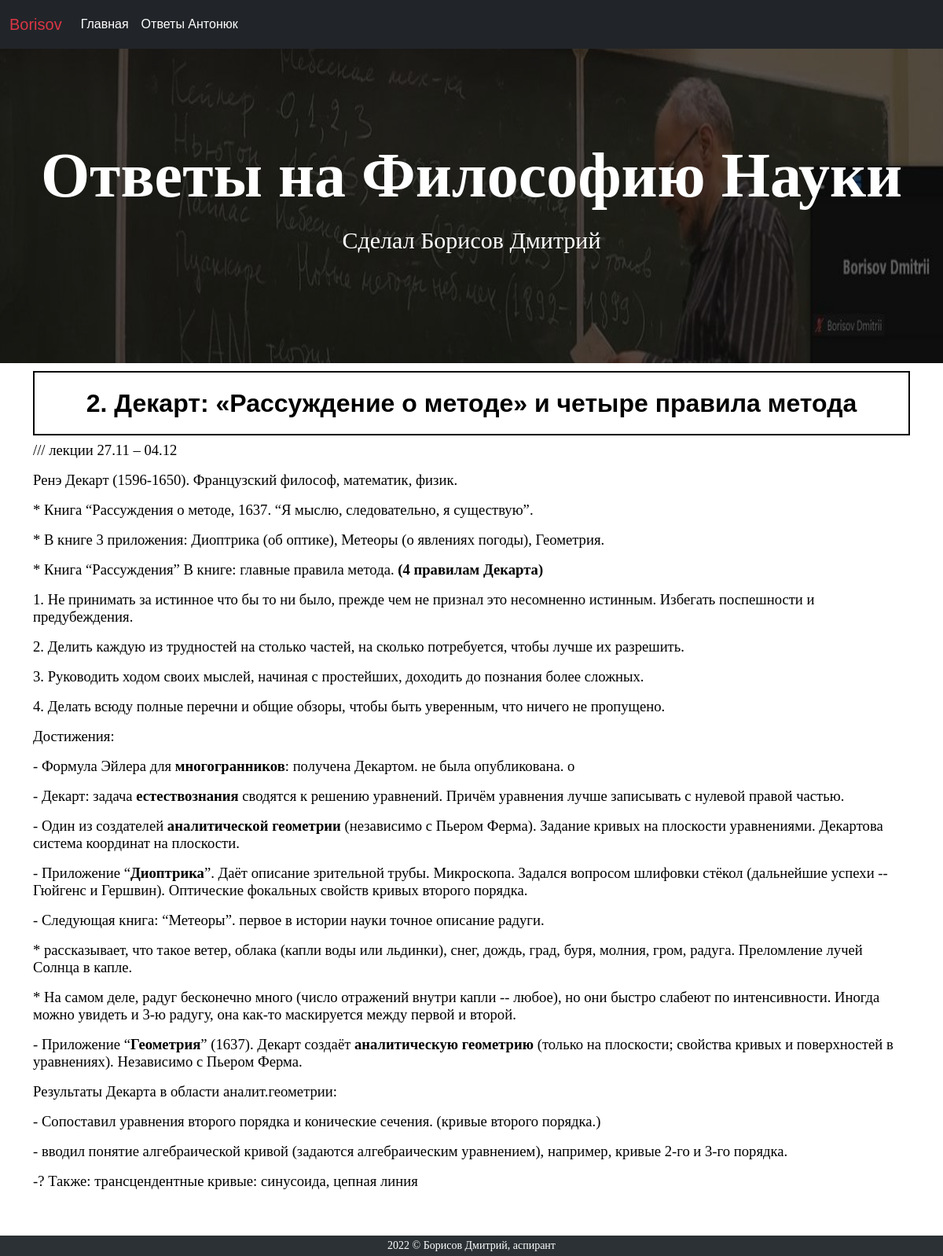
The app's page /answer/2/ with its own data.
### badphilosopher/models.py (models this page shows, shortened)
class Lections(models.Model):
    number = models.IntegerField(unique=True)
    name_question = models.TextField(blank=True, null=True)
    answer = RichTextUploadingField(blank=True, null=True)
    visible = models.BooleanField(blank=True, null=True)

### badphilosopher/views.py (the view)
# urls.py: path('answer/<slug>/', DetailedAnswerlView.as_view(), name='detailed_answer'), # СТРАНИЦА ПОСТА
class DetailedAnswerlView(View):
    def get(self, request, slug, *args, **kwargs):
        answer = get_object_or_404(Lections, number=slug)
        return render(request, 'badphilosopher/detailed_answer.html', context={'answer': answer})

### badphilosopher/templates/badphilosopher/detailed_answer.html
{% extends './base.html' %}
{% load static %}
{% block head_block %}
    <link rel="stylesheet" type="text/css" href="{% static 'css/detailed_answer.css' %}">
{% endblock %}
{% block answers %}
<section class="detailed_answer">
    <div class="container">
        <h2 class="detailed_answer__header" style="border: 2px solid black;">
            {{answer.number}}.
            {{answer.name_question}}
        </h2>
        <div class="detailed_answer__text">
            {{answer.answer|safe}}
        </div>
    </div>
</section>
{% endblock %}

### badphilosopher/static/css/answer_list.css (style rules this page uses)
* { position: relative; box-sizing: border-box; font-weight: initial; }
body { margin: 0; padding: 0; font-family: 'Montserrat', sans-serif; font-size: 16px; line-height: 1.8; color: #000000; min-height: 100vh; display: flex; flex-direction: column; }

### badphilosopher/static/css/detailed_answer.css (style rules this page uses)
.detailed_answer { position: relative; padding: 10px; display: flex; flex-direction: column; justify-content: center; align-items: center; background-color: #aba9a9; background-color: rgba(255,255,255,1); }
.detailed_answer:before { content: ' '; display: block; position: absolute; left: 0; top: 0; width: 100%; height: 100%; z-index: -1; background-image: url('../img/bg_study.jpg'); background-repeat: no-repeat; background-position: 50% 0; background-size: cover; }
.detailed_answer__header { text-align: center; font-weight: bold; padding: 20px 0 20px 0; }
.detailed_answer p { line-height: 1; }

### records on screen
Lections: number "2", name_question "Декарт: «Рассуждение о методе» и четыре правила метода", answer "/// лекции 27.11 – 04.12 Ренэ Декарт (1596-1650). Французский философ, математик, физик. * Книга “Рассуждения о методе, 1637. “Я мыслю, следовательно, я существую”. * В книге 3 приложения: Диоптрика (об оптике), Метеоры (о явлениях погоды), Геометрия. * Книга “Рассуждения” В книге: главные правила метода. (4 правилам Декарта) 1. Не принимать за истинное что бы то ни было, прежде чем не признал это несомненно истинным. Избегать поспешности и предубеждения. 2. Делить каждую из трудностей на столько частей, на сколько потребуется, чтобы лучше их разрешить. 3. Руководить ходом своих мыслей, начиная с простейших, доходить до познания более сложных. 4. Делать всюду полные перечни и общие обзоры,…"
